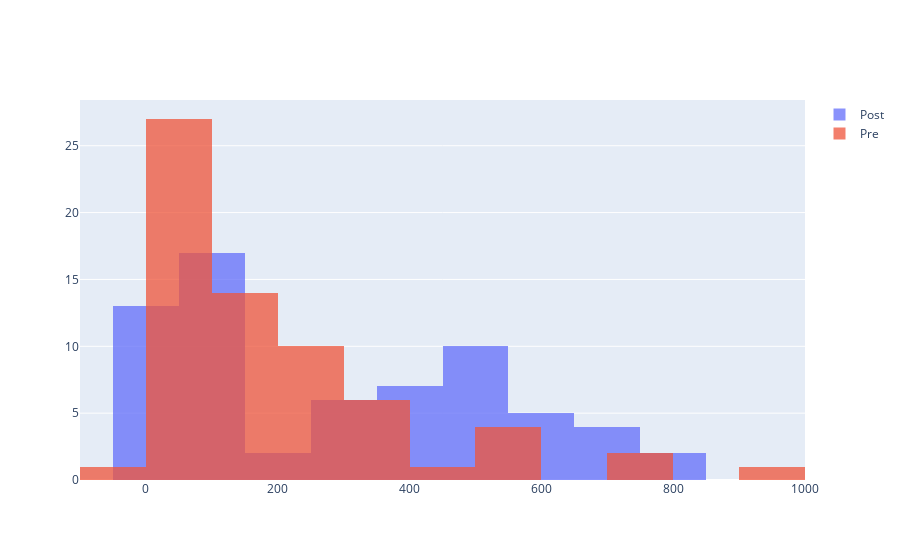

This figure's notebook cell:
### Code cell
fig = go.Figure()
fig.add_trace(go.Histogram(x=df_post['mtr_win over dof'], name = 'Post'))
fig.add_trace(go.Histogram(x=df_pre['mtr_win over dof'], name = 'Pre'))

# Overlay both histograms
fig.update_layout(barmode='overlay')
# Reduce opacity to see both histograms
fig.update_traces(opacity=0.75)
fig.show()
